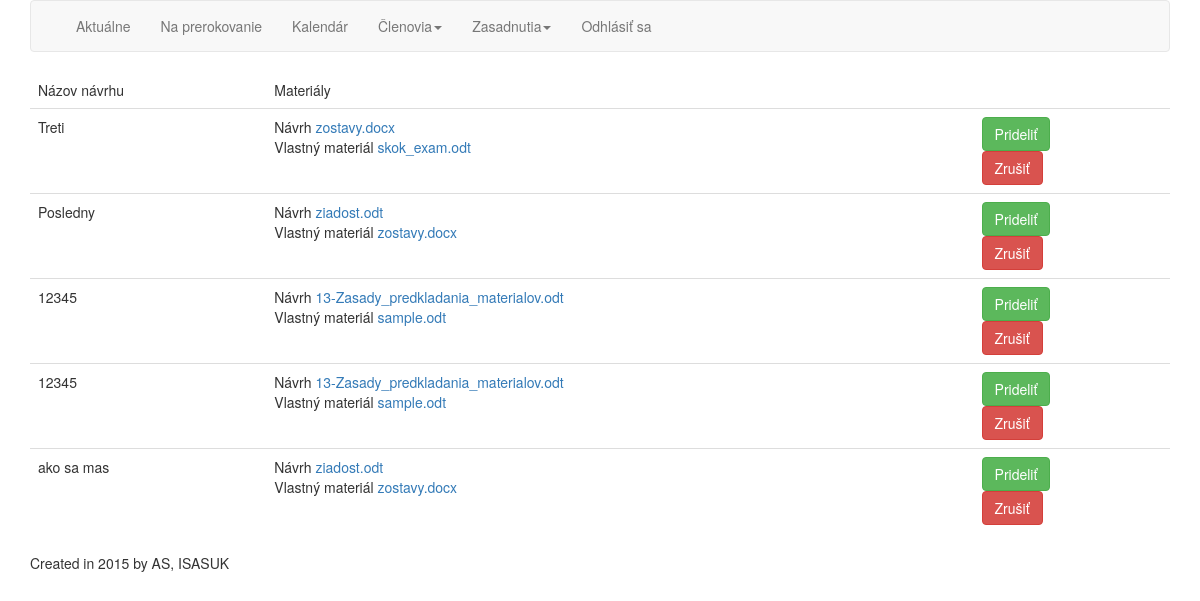
Page /negotiation/ (signed in) on the committed database.
### isasuk/upload/models.py (models this page shows)
class Proposal(models.Model):
    id = models.UUIDField(primary_key=True, default=uuid.uuid4, editable=False)
    creator = models.ForeignKey(User)
    timestamp = models.DateTimeField(auto_now_add=True)
    state = models.CharField(max_length=50)
    name = models.CharField(max_length=80)

class File(models.Model):
    id = models.UUIDField(primary_key=True, default=uuid.uuid4, editable=False)
    proposal_id = models.CharField(max_length=50)
    path = models.CharField(max_length=50)
    name = models.CharField(max_length=50)
    file_type = models.CharField(max_length=50)
    timestamp = models.DateTimeField(auto_now_add=True)

### isasuk/negotiation/views.py (the view, shortened to what this page needs)
def negotiation_view(request):
  if request.user.details.role == 'admin':
    if 'assign' in request.POST:
      id = request.POST.get('assign')
      url = '/negotiation/assign/' + id
      return redirect(url)
    if 'report' in request.POST:
      id = request.POST.get('report')
      url = '/negotiation/report/' + id
      return redirect(url)
    proposals = Proposal.objects.filter(state='new')
    files = {}
    for proposal in proposals:
      files[proposal.id] = File.objects.filter(proposal_id=proposal.id)
    return render_to_response(
      'negotiation/negotiation.html',
      {
        'proposals': proposals,
        'files': files,
      },
      context_instance=RequestContext(request)
    )

### isasuk/templatetags/getfiletype.py (called while the page is built)
@register.filter
def getfiletype(key):
  return filetypes[key]

### isasuk/templatetags/keyvalue.py (called while the page is built)
@register.filter
def keyvalue(dict, key):
  return dict[key]

### isasuk/negotiation/templates/negotiation/negotiation.html (shortened to what this page needs)
{% extends 'index.html' %}
{% load keyvalue %}
{% load getfiletype %}
{% block navigation %}
    {% include 'navigation.html' %}
{% endblock%}
{% block content %}
  {% if proposals %}
    <table class="table">
      <thead>
        <tr>
          <td>
            Názov návrhu
          </td>
          <td>
            Materiály
          </td>
          <td>
          </td>
        </tr>
      </thead>
      <tbody>
    {% for proposal in proposals %}
      <tr>
        <td>
        {{ proposal.name }}
        </td>
        <td>
        {% for f in files|keyvalue:proposal.id %}
          {{ f.file_type|getfiletype }}
         <a href='/{{ f.path }}/{{f.name}}'>{{ f.name }}</a><br>
        {% endfor %}
        </td>
        <td>
        <form method='POST' action='{% url "negotiation" %}'>
          <button type='submit' value='{{proposal.id}}' name='assign' class='btn btn-success'>Prideliť</button>
        </form>
        <form method='POST' action='{% url "negotiation" %}'>
          <button type='submit' value='{{proposal.id}}' name='report' class='btn btn-danger'>Zrušiť</button>
        </form>
        </td>
      </tr>
      {% endfor %}
      </tbody>
    </table>
  {% else %}
    <p>V súčasnosti nemáte žiadne návrhy.</p>
  {% endif %}
{% endblock %}
{% block footer %}
    {% include 'footer.html' %}
{% endblock %}

### isasuk/templates/index.html (shortened to what this page needs)
{% load staticfiles %}
<!DOCTYPE html>
<html>
  <head>
    <link href="https://maxcdn.bootstrapcdn.com/bootstrap/3.3.5/css/bootstrap.min.css" rel="stylesheet">
    <link rel="stylesheet" type="text/css" href="https://cdnjs.cloudflare.com/ajax/libs/bootstrap-datepicker/1.6.0/css/bootstrap-datepicker3.standalone.min.css">
    <link rel="stylesheet" type="text/css" href="https://cdnjs.cloudflare.com/ajax/libs/bootstrap-datepicker/1.6.0/css/bootstrap-datepicker.min.css">
    <link rel="stylesheet" type="text/css" href="https://cdnjs.cloudflare.com/ajax/libs/bootstrap-datetimepicker/4.17.37/css/bootstrap-datetimepicker.min.css">
  </head>
  <body>
    <div class='container'>
      {% block navigation %}{% endblock %}
      {% block content %}{% endblock %}
    </div>
    {% block footer %}{% endblock %}
  </body>
</html>

### isasuk/templates/navigation.html (shortened to what this page needs)
<nav class="navbar navbar-default">
  <div class="container-fluid">
    <div class="collapse navbar-collapse" id="bs-example-navbar-collapse-1">
      <ul class="nav navbar-nav">
        <li><a href="{% url 'home' %}">Aktuálne</a></li>
        <li><a href="{% url 'negotiation' %}">Na prerokovanie</a></li>
        <li><a href="{% url 'calendar' %}">Kalendár</a></li>
        <li class="dropdown">
          <a href="#" class="dropdown-toggle" data-toggle="dropdown" role="button" aria-haspopup="true" aria-expanded="false">Členovia<span class="caret"></span></a>
        </li>
         <li class="dropdown">
          <a href="#" class="dropdown-toggle" data-toggle="dropdown" role="button" aria-haspopup="true" aria-expanded="false">Zasadnutia<span class="caret"></span></a>
        </li>
        <li><a href="{% url 'logout' %}">Odhlásiť sa</a></li>
      </ul>
    </div>
  </div>
</nav>

### isasuk/templates/footer.html
<footer class="footer">
  <div class='container'>Created in 2015 by AS, ISASUK</div>
</footer>

### rows in the picture
Proposal: name "Treti"
File: file_type|getfiletype "Návrh", name "zostavy.docx"
File: file_type|getfiletype "Vlastný materiál", name "skok_exam.odt"
Proposal: name "Posledny"
File: file_type|getfiletype "Návrh", name "ziadost.odt"
File: file_type|getfiletype "Vlastný materiál", name "zostavy.docx"
Proposal: name "12345"
File: file_type|getfiletype "Návrh", name "13-Zasady_predkladania_materialov.odt"
File: file_type|getfiletype "Vlastný materiál", name "sample.odt"
Proposal: name "12345"
File: file_type|getfiletype "Návrh", name "13-Zasady_predkladania_materialov.odt"
File: file_type|getfiletype "Vlastný materiál", name "sample.odt"
Proposal: name "ako sa mas"
File: file_type|getfiletype "Návrh", name "ziadost.odt"
File: file_type|getfiletype "Vlastný materiál", name "zostavy.docx"
